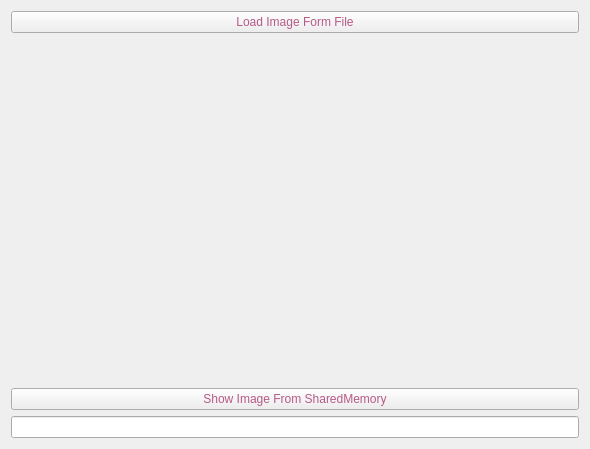
<?xml version="1.0" encoding="UTF-8"?>
<ui version="4.0">
 <class>Widget</class>
 <widget class="QWidget" name="Widget">
  <property name="geometry">
   <rect>
    <x>0</x>
    <y>0</y>
    <width>590</width>
    <height>449</height>
   </rect>
  </property>
  <property name="windowTitle">
   <string>Widget</string>
  </property>
  <layout class="QVBoxLayout" name="verticalLayout_2">
   <item>
    <layout class="QVBoxLayout" name="verticalLayout">
     <item>
      <widget class="QPushButton" name="load">
       <property name="styleSheet">
        <string notr="true">color: rgb(182, 90, 136);
font: 63 italic 14pt &quot;Bookman Old Style&quot;;</string>
       </property>
       <property name="text">
        <string>Load Image Form File</string>
       </property>
      </widget>
     </item>
     <item>
      <widget class="QLabel" name="label">
       <property name="text">
        <string/>
       </property>
      </widget>
     </item>
     <item>
      <widget class="QPushButton" name="show">
       <property name="styleSheet">
        <string notr="true">color: rgb(182, 90, 136);
font: 63 italic 14pt &quot;Bookman Old Style&quot;;</string>
       </property>
       <property name="text">
        <string>Show Image From SharedMemory</string>
       </property>
      </widget>
     </item>
     <item>
      <widget class="QLineEdit" name="lineEdit">
       <property name="styleSheet">
        <string notr="true">color: rgb(66, 66, 99);
font: 63 italic 14pt &quot;Bookman Old Style&quot;;</string>
       </property>
      </widget>
     </item>
    </layout>
   </item>
  </layout>
 </widget>
 <layoutdefault spacing="6" margin="11"/>
 <resources/>
 <connections/>
</ui>
